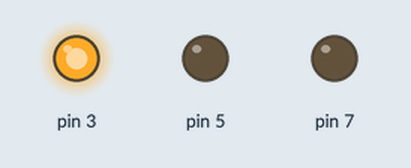
Bench run of a sketch on a simulated Arduino Uno, built with avr-gcc and run on an emulated ATmega328P. Shown: output pins drawn as LEDs (lit = HIGH).

Above: at 0.2 s.
At 0.7 s:
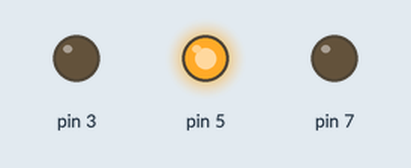
At 2.7 s:
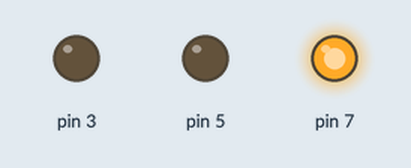
Timing chart, 0 to 3.5 s (numbered marks = the images above):
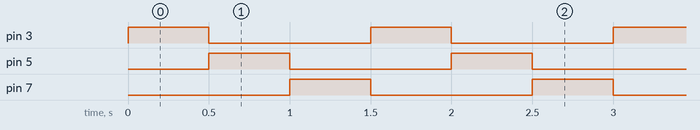

The sketch:

sketch_jan31c.ino
```cpp
void setup() {

pinMode(3, OUTPUT);
pinMode(5, OUTPUT);
pinMode(7, OUTPUT);
}

void loop() {

  digitalWrite(3, HIGH);
  digitalWrite(5, LOW);
  digitalWrite(7, LOW);
  delay(500);
  digitalWrite(3, LOW);
  digitalWrite(5, HIGH);
  digitalWrite(7, LOW);
  delay(500);
  digitalWrite(3, LOW);
  digitalWrite(5, LOW);
  digitalWrite(7, HIGH);
  delay(500);
}
```

Measured:
- by itself, pin 3, pin 5, pin 7: alternates HIGH for 0.50 s and LOW for 1.0 s
- by itself, everything shown: repeats every 1.5 s, in 3 steps
